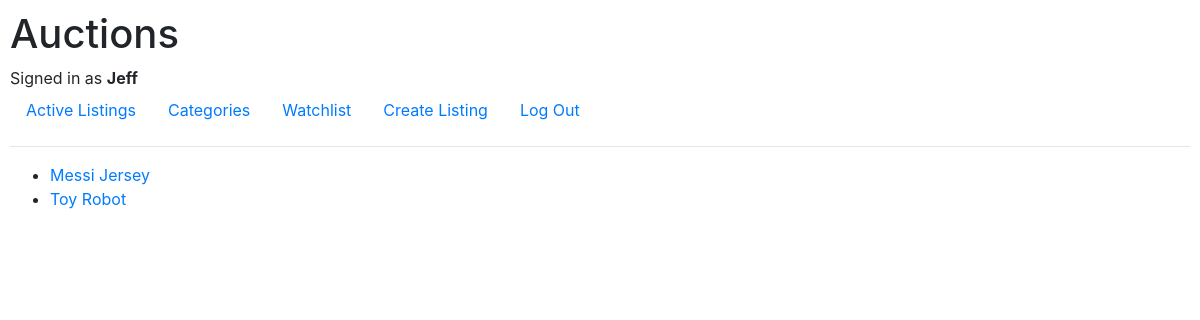
/watchlist (signed in), run on an earlier commit of the app's database.
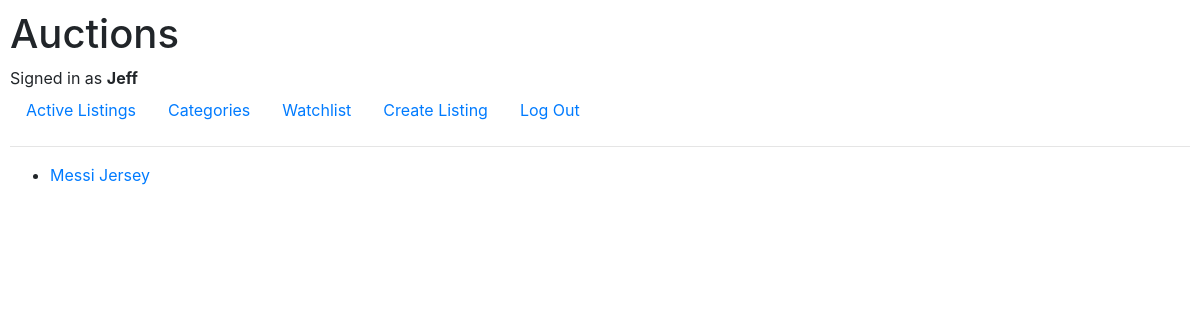
And on a later commit of the database.
### auctions/models.py (models this page shows, shortened)
class User(AbstractUser):
    id = models.AutoField(primary_key=True)

class WatchlistItem(models.Model):
    id = models.AutoField(primary_key=True)
    user = models.ForeignKey(
        User, on_delete=models.CASCADE, null=True, blank=True)
    listing = models.ForeignKey(
        Listing, on_delete=models.CASCADE, null=True, blank=True)
    objects = models.Manager()

class Listing(models.Model):
    class Category(models.TextChoices):
        LISTING_CATEGORY = 'Listing Category',
        TOYS = 'Toys',
        ANTIQUES = 'Antiques',
        MEMORABILIA = 'Memorabilia',
        TOOLS = 'Tools',
        CAR_PARTS = 'Car Parts',
        HOME_GOODS = 'Home Goods',
        FASHION = 'Fashion',
        ELECTRONICS = 'Electronics',
    id = models.AutoField(primary_key=True)
    title = models.CharField(max_length=100)
    posting = models.DateTimeField(auto_now_add=True)
    image = models.ImageField(upload_to='images')
    price = models.DecimalField(decimal_places=2, max_digits=7)
    description = models.TextField(max_length=300)
    category = models.CharField(max_length=100,
                                choices=Category.choices,
                                default=Category.LISTING_CATEGORY)
    user = models.ForeignKey(
        User, on_delete=models.CASCADE, null=True, blank=True, related_name='creator')
    highest_bidder = models.ForeignKey(
        User, on_delete=models.CASCADE, null=True, blank=True, related_name='bidder')
    closed = models.BooleanField(default=False)
    objects = models.Manager()

### auctions/views.py (the view)
# urls.py: path('watchlist', views.watchlist, name='watchlist'),
@login_required
def watchlist(request):
    items = WatchlistItem.objects.filter(user=request.user)
    return render(request, 'auctions/watchlist.html', {
        'watchlist': items
    })

### auctions/templates/auctions/watchlist.html
{% extends 'auctions/layout.html' %}
{% block body %}
<ul>
    {% for item in watchlist %}
    <li><a href="{% url 'listing' item.listing.title %}">{{ item.listing.title }}</a></li>
    {% endfor %}
</ul>
{% endblock %}

### auctions/templates/auctions/layout.html (shortened to what this page needs)
{% load static %}
<!DOCTYPE html>
<html lang="en">
<head>
    <link rel="stylesheet" href="https://stackpath.bootstrapcdn.com/bootstrap/4.4.1/css/bootstrap.min.css"
>
    <link href="{% static 'auctions/styles.css' %}" rel="stylesheet" type="text/css" media="screen">
</head>
<body>
    <h1>Auctions</h1>
    <div>
        {% if user.is_authenticated %}
        Signed in as <strong>{{ user.username }}</strong>
        {% else %}
        Not signed in.
        {% endif %}
    </div>
    <ul class="nav">
        {% if user.is_authenticated %}
        <li class="nav-item">
            <a class="nav-link" href="{% url 'index' %}">Active Listings</a>
        </li>
        <li class="nav-item">
            <a class="nav-link" href="{% url 'categories' %}">Categories</a>
        </li>
        <li class="nav-item">
            <a class="nav-link" href="{% url 'watchlist' %}">Watchlist</a>
        </li>
        <li class="nav-item">
            <a class="nav-link" href="{% url 'create_listing' %}">Create Listing</a>
        </li>
        <li class="nav-item">
            <a class="nav-link" href="{% url 'logout' %}">Log Out</a>
        </li>
        {% endif %}
    </ul>
    <hr>
    {% block body %}
    {% endblock %}
</body>
</html>

### static/auctions/styles.css (style rules this page uses)
body { padding: 10px; }

What changed in the data, as far as the page shows it:
removed WatchlistItem: listing "Toy Robot"
